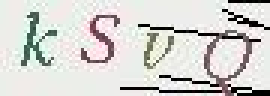
#> input picture captcha/0002.png, 90 x 32 px (shown 3 times larger)
$ python -i Preprocessing.py   (imports and definitions only)   (older library calls are emulated)
#> lines starting #> are read from the running program, lines starting #| are printed output that depends on the picture
import os
from PIL import Image
from PIL import ImageDraw

after_table = [[0 for x in range(64)] for x in range(24)]
after_table_b = [[0 for x in range(90)] for x in range(32)]
steps = [[-1,0],[0,-1],[1,0],[0,1]]

def get_bin_table(thresold = 170):
#> called with thresold = 170
    table = []
    for i in range(256):
        if i < thresold:
            table.append(0)
        else:
            table.append(1)
    return table # 得到的一个list，其0~thresold-1项为0，thresold~255项为1

# 得到图像中所有点的特征值
# [31 lines left out: functions get_pixel, isvalid, clear_noise_pixel_binary, not called in this run]

def isblack(obj):
    return obj[0]<=25 and obj[1]<=25 and obj[2]<=25

def islight(obj):
    return obj[0]>=245 or obj[1]>=245 or obj[2]>=245

# 清除所有黑色点，after_table_b是用于描点画图的
def clear_black(image, x, y, after_table_b):
    now = image.getpixel((x,y))
    if now[0]<=15 and now[1]<=15 and now[2]<=15:
        after_table_b[y][x] = (255,255,255) #如果是该像素点是黑色的，则直接将它暴力设置为白色
    else:
        after_table_b[y][x] = now #否则就设置成它原来的颜色

# 总的去噪函数
def clear_noise(image,select=0):
    draw = ImageDraw.Draw(image)
    for k in range(1):
        for i in range(image.size[0]):
            for j in range(image.size[1]):
                if select==1:
                    clear_noise_pixel_binary(image,i,j,after_table_b,2)
                else:
                    clear_black(image,i,j,after_table_b)
    try:
        for i in range(image.size[0]):
            for j in range(image.size[1]):
                draw.point((i,j),after_table_b[j][i])
    except Exception as e:
        print(e)

now_path = str(os.getcwd()).replace('\\','/')+"/"
read_path = now_path + "captcha/" # 验证码的原始路径
first_path = now_path + "captcha_first/" # 去除了干扰线的验证码的储存路径
gray_path = now_path + "captcha_gray/" # 灰度图的存储路径
binary_path = now_path + "captcha_binary/" # 二值图的存储路径
need_path = now_path + "captcha_need/" # 最后得到的验证码路径
divide_path = now_path + "divide/" # 分割后的验证码路径
test_road = now_path + "captcha_test/" # 测试样例路径
buffer_road = now_path + "captcha_buffer/"
svm_road = now_path + "captcha_svm/" # svm模型路径
table = get_bin_table() # thresold的值可以自行调节

# [45 lines left out: functions pre_processing, get_all_pixel, get_all_eigen_b, not called in this run]

char_vectors = {}

# [101 lines left out: functions divide_pic, save_vectors, pre_processing_image, divide_image, divide_image_b, not called in this run]

>>> from PIL import Image
>>> picture = Image.open('captcha/0002.png')
#> picture is the input picture: PIL image 90x32 RGB; mean R, G, B 212.2, 211.3, 207.9
>>> result = clear_noise(picture)
#> the loop in clear_noise, `for k in range(1):` made 1 pass
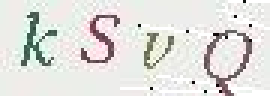
#> picture: PIL image 90x32 RGB (shown 3 times larger); mean R, G, B 224.9, 224, 220.7

$ run again, on captcha/0034.png
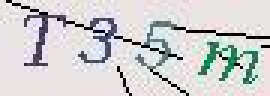
#> input picture captcha/0034.png, 90 x 32 px (shown 3 times larger)
#> picture is the input picture: PIL image 90x32 RGB; mean R, G, B 206, 205.8, 206.6
#> the loop in clear_noise, `for k in range(1):` made 1 pass
#> `result = clear_noise(picture)`:
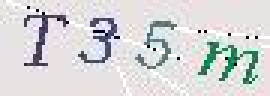
#> picture: PIL image 90x32 RGB (shown 3 times larger); mean R, G, B 214.1, 214, 214.8
